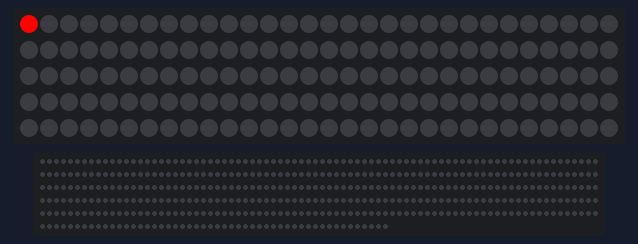
Recording of a sketch running on a simulated Arduino Uno, built with avr-gcc and run on an emulated ATmega328P. Shown: 150 RGB LEDs in strip order, left to right, continuing on the next row, 450 RGB LEDs in strip order, left to right, continuing on the next row.

Above: at 0.1 s.
At 19.8 s:
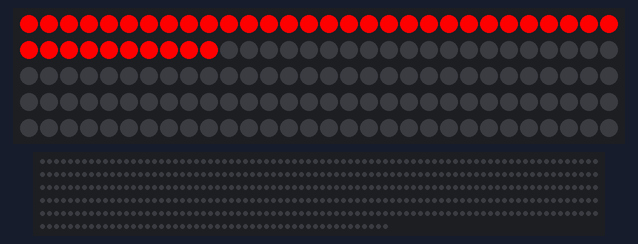
At 39.5 s:
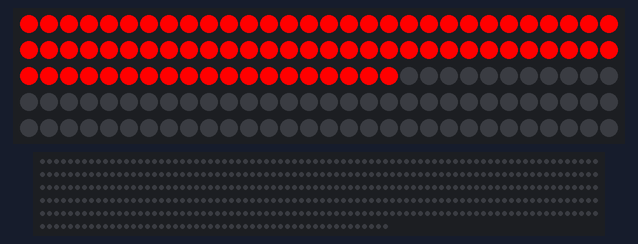

The sketch:

Neopixel_sketch_2.ino
```cpp
#include <Adafruit_NeoPixel.h>
#ifdef __AVR__
  #include <avr/power.h>
#endif

// Which pin on the Arduino is connected to the NeoPixels?
// On a Trinket or Gemma we suggest changing this to 1
#define PIN            6

// How many NeoPixels are attached to the Arduino?
#define NUMPIXELS1      150
#define NUMPIXELS2      450

// When we setup the NeoPixel library, we tell it how many pixels, and which pin to use to send signals.


Adafruit_NeoPixel pixels2 = Adafruit_NeoPixel(NUMPIXELS2, PIN, NEO_GRB + NEO_KHZ800);
Adafruit_NeoPixel pixels1 = Adafruit_NeoPixel(NUMPIXELS1, PIN, NEO_GRB + NEO_KHZ800);

int delayval = 500; // delay for half a second

void setup() {

  pixels1.begin(); // This initializes the NeoPixel library.
  pixels2.begin(); // This initializes the NeoPixel library.
}

void loop() {

  for(int i=0;i<NUMPIXELS1;i++){

    // pixels.Color takes RGB values, from 0,0,0 up to 255,255,255
    pixels1.setPixelColor(i, pixels1.Color(255,0,0)); // Moderately bright green color.

    pixels1.show(); // This sends the updated pixel color to the hardware.

    delay(delayval); // Delay for a period of time (in milliseconds).

  }

    for(int i= NUMPIXELS2-150;i<NUMPIXELS2;i++){

    // pixels.Color takes RGB values, from 0,0,0 up to 255,255,255
    pixels2.setPixelColor(i, pixels2.Color(0,0,255)); // Moderately bright green color.

    pixels2.show(); // This sends the updated pixel color to the hardware.

    delay(delayval); // Delay for a period of time (in milliseconds).

  }

}
```
